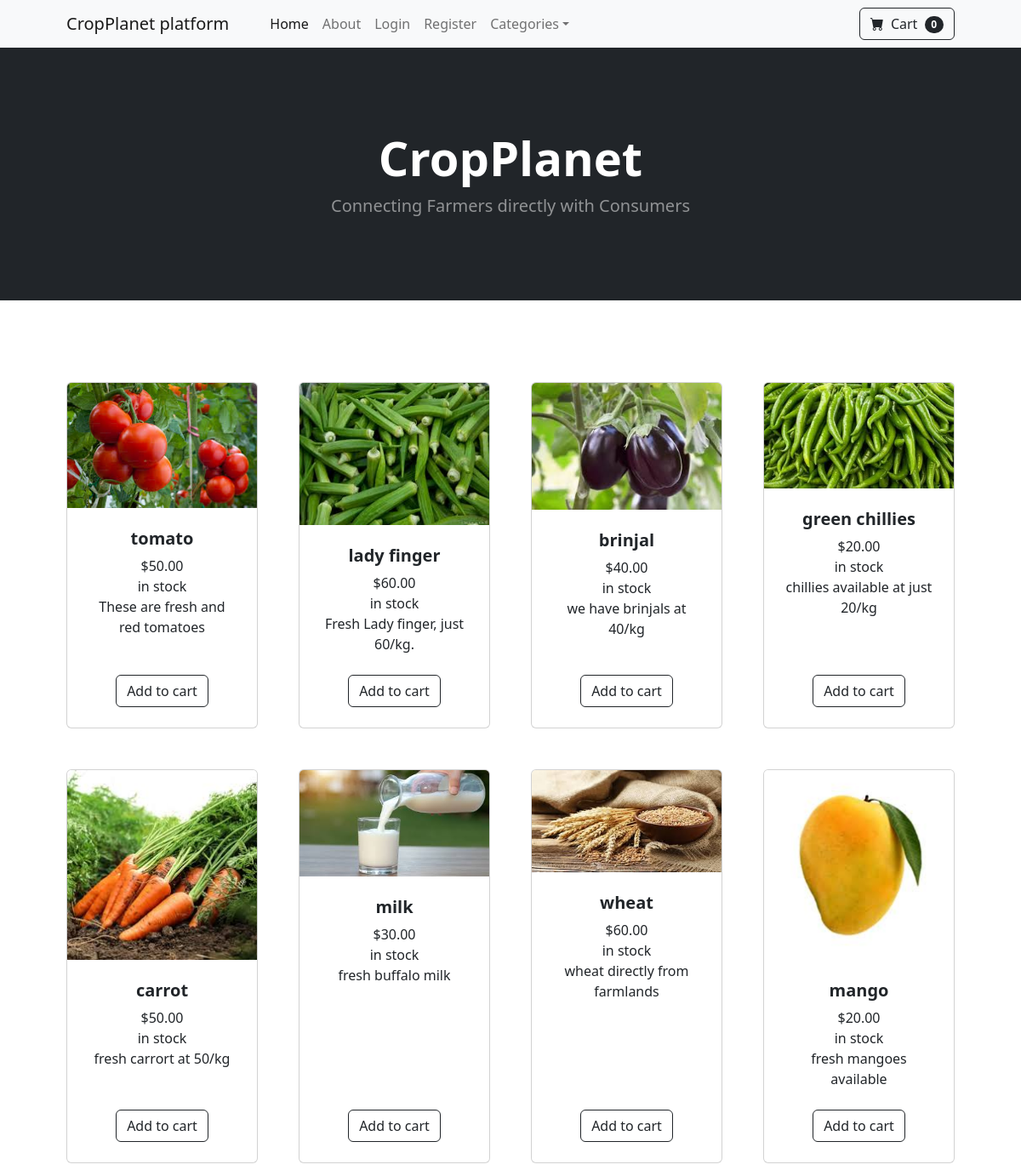
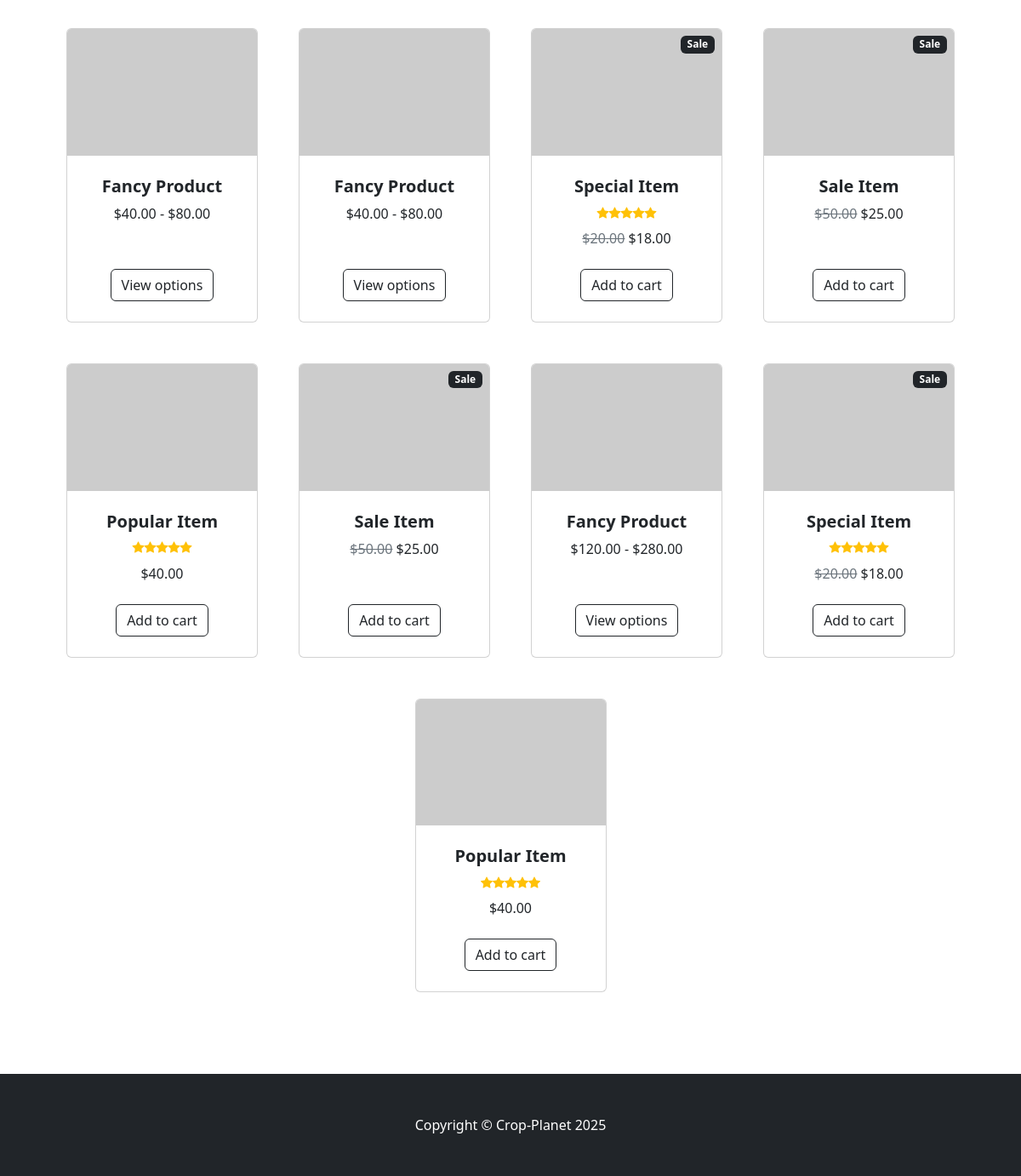
The page / on the database its author committed (2 pictures, top to bottom).
### cropplanet/models.py (models this page shows, shortened)
class Product(models.Model):
    name = models.CharField(max_length=100)
    category = models.ForeignKey(Category, on_delete=models.CASCADE,default=1)
    price = models.DecimalField(max_digits=10, decimal_places=2)
    description = models.TextField(max_length=500, blank=True, default='')
    image = models.ImageField(upload_to='uploads/product/')
    is_sale = models.BooleanField(default=False)
    sale_price = models.DecimalField(max_digits=10, decimal_places=2, null=True, blank=True)

### cropplanet/views.py (the view)
# urls.py: 2. Add a URL to urlpatterns:  path('', views.home, name='home')
def home(request):
    products = Product.objects.all()
    return render(request, 'home.html',{'products': products})

### cart/context_processors.py (called while the page is built)
def cart(request):
    return {'cart': Cart(request)}

### cropplanet/templates/home.html (shortened to what this page needs)
{% extends 'base.html' %}
{% load static %}
        {% block content %}
        <header class="bg-dark py-5">
            <div class="container px-4 px-lg-5 my-5">
                <div class="text-center text-white">
                    <h1 class="display-4 fw-bolder">CropPlanet</h1>
                    <p class="lead fw-normal text-white-50 mb-0">Connecting Farmers directly with Consumers</p>
                </div>
            </div>
        </header>
        <section class="py-5">
            <div class="container px-4 px-lg-5 mt-5">
                <div class="row gx-4 gx-lg-5 row-cols-2 row-cols-md-3 row-cols-xl-4 justify-content-center">
                {% for product in products %}
                    <div class="col mb-5">
                        <div class="card h-100">
                            <img class="card-img-top" src="{{ product.image.url }}" alt="..." />
                            <div class="card-body p-4">
                                <div class="text-center">
                                    <h5 class="fw-bolder">{{ product.name }}</h5>
                                    ${{ product.price }}
                                    <br/>
                                    in stock
                                    <br/>
                                    {{ product.description }}
                                </div>
                            </div>
                            <div class="card-footer p-4 pt-0 border-top-0 bg-transparent">
                                <div class="text-center"><a class="btn btn-outline-dark mt-auto" href="#">Add to cart</a></div>
                            </div>
                        </div>
                    </div>
                {% endfor %}
                <div class="col mb-5">
                        <div class="card h-100">
                            <img class="card-img-top" src="https://dummyimage.com/450x300/dee2e6/6c757d.jpg" alt="..." />
                            <div class="card-body p-4">
                                <div class="text-center">
                                    <h5 class="fw-bolder">Fancy Product</h5>
                                    $40.00 - $80.00
                                </div>
                            </div>
                            <div class="card-footer p-4 pt-0 border-top-0 bg-transparent">
                                <div class="text-center"><a class="btn btn-outline-dark mt-auto" href="#">View options</a></div>
                            </div>
                        </div>
                    </div>
                    <div class="col mb-5">
                        <div class="card h-100">
                            <img class="card-img-top" src="https://dummyimage.com/450x300/dee2e6/6c757d.jpg" alt="..." />
                            <div class="card-body p-4">
                                <div class="text-center">
                                    <h5 class="fw-bolder">Fancy Product</h5>
                                    $40.00 - $80.00
                                </div>
                            </div>
                            <div class="card-footer p-4 pt-0 border-top-0 bg-transparent">
                                <div class="text-center"><a class="btn btn-outline-dark mt-auto" href="#">View options</a></div>
                            </div>
                        </div>
                    </div>
                    <div class="col mb-5">
                        <div class="card h-100">
                            <div class="badge bg-dark text-white position-absolute" style="top: 0.5rem; right: 0.5rem">Sale</div>
                            <img class="card-img-top" src="https://dummyimage.com/450x300/dee2e6/6c757d.jpg" alt="..." />
                            <div class="card-body p-4">
                                <div class="text-center">
                                    <h5 class="fw-bolder">Special Item</h5>
                                    <div class="d-flex justify-content-center small text-warning mb-2">
                                        <div class="bi-star-fill"></div>
                                        <div class="bi-star-fill"></div>
                                        <div class="bi-star-fill"></div>
                                        <div class="bi-star-fill"></div>
                                        <div class="bi-star-fill"></div>
                                    </div>
                                    <span class="text-muted text-decoration-line-through">$20.00</span>
                                    $18.00
                                </div>
                            </div>
                            <div class="card-footer p-4 pt-0 border-top-0 bg-transparent">
                                <div class="text-center"><a class="btn btn-outline-dark mt-auto" href="#">Add to cart</a></div>
                            </div>
                        </div>
                    </div>
                    <div class="col mb-5">
                        <div class="card h-100">
                            <div class="badge bg-dark text-white position-absolute" style="top: 0.5rem; right: 0.5rem">Sale</div>
                            <img class="card-img-top" src="https://dummyimage.com/450x300/dee2e6/6c757d.jpg" alt="..." />
                            <div class="card-body p-4">
                                <div class="text-center">
                                    <h5 class="fw-bolder">Sale Item</h5>
                                    <span class="text-muted text-decoration-line-through">$50.00</span>
                                    $25.00
                                </div>
                            </div>
                            <div class="card-footer p-4 pt-0 border-top-0 bg-transparent">
                                <div class="text-center"><a class="btn btn-outline-dark mt-auto" href="#">Add to cart</a></div>
                            </div>
                        </div>
                    </div>
                    <div class="col mb-5">
                        <div class="card h-100">
                            <img class="card-img-top" src="https://dummyimage.com/450x300/dee2e6/6c757d.jpg" alt="..." />
                            <div class="card-body p-4">
                                <div class="text-center">
                                    <h5 class="fw-bolder">Popular Item</h5>
                                    <div class="d-flex justify-content-center small text-warning mb-2">
                                        <div class="bi-star-fill"></div>
                                        <div class="bi-star-fill"></div>
                                        <div class="bi-star-fill"></div>
                                        <div class="bi-star-fill"></div>
                                        <div class="bi-star-fill"></div>
                                    </div>
                                    $40.00
                                </div>
                            </div>
                            <div class="card-footer p-4 pt-0 border-top-0 bg-transparent">
                                <div class="text-center"><a class="btn btn-outline-dark mt-auto" href="#">Add to cart</a></div>
                            </div>
                        </div>
                    </div>
                    <div class="col mb-5">
                        <div class="card h-100">
                            <div class="badge bg-dark text-white position-absolute" style="top: 0.5rem; right: 0.5rem">Sale</div>
                            <img class="card-img-top" src="https://dummyimage.com/450x300/dee2e6/6c757d.jpg" alt="..." />
                            <div class="card-body p-4">
                                <div class="text-center">
                                    <h5 class="fw-bolder">Sale Item</h5>
                                    <span class="text-muted text-decoration-line-through">$50.00</span>
                                    $25.00
                                </div>
                            </div>
                            <div class="card-footer p-4 pt-0 border-top-0 bg-transparent">
                                <div class="text-center"><a class="btn btn-outline-dark mt-auto" href="#">Add to cart</a></div>
                            </div>
                        </div>
                    </div>
                    <div class="col mb-5">
                        <div class="card h-100">
                            <img class="card-img-top" src="https://dummyimage.com/450x300/dee2e6/6c757d.jpg" alt="..." />
                            <div class="card-body p-4">
                                <div class="text-center">
                                    <h5 class="fw-bolder">Fancy Product</h5>
                                    $120.00 - $280.00
                                </div>
                            </div>
                            <div class="card-footer p-4 pt-0 border-top-0 bg-transparent">
                                <div class="text-center"><a class="btn btn-outline-dark mt-auto" href="#">View options</a></div>
                            </div>
                        </div>
                    </div>
                    <div class="col mb-5">
                        <div class="card h-100">
                            <div class="badge bg-dark text-white position-absolute" style="top: 0.5rem; right: 0.5rem">Sale</div>
                            <img class="card-img-top" src="https://dummyimage.com/450x300/dee2e6/6c757d.jpg" alt="..." />
                            <div class="card-body p-4">
                                <div class="text-center">
                                    <h5 class="fw-bolder">Special Item</h5>
                                    <div class="d-flex justify-content-center small text-warning mb-2">
                                        <div class="bi-star-fill"></div>
                                        <div class="bi-star-fill"></div>
                                        <div class="bi-star-fill"></div>
                                        <div class="bi-star-fill"></div>
                                        <div class="bi-star-fill"></div>
                                    </div>
                                    <span class="text-muted text-decoration-line-through">$20.00</span>
                                    $18.00
                                </div>
                            </div>
                            <div class="card-footer p-4 pt-0 border-top-0 bg-transparent">
                                <div class="text-center"><a class="btn btn-outline-dark mt-auto" href="#">Add to cart</a></div>
                            </div>
                        </div>
                    </div>
                    <div class="col mb-5">
                        <div class="card h-100">
                            <img class="card-img-top" src="https://dummyimage.com/450x300/dee2e6/6c757d.jpg" alt="..." />
                            <div class="card-body p-4">
                                <div class="text-center">
                                    <h5 class="fw-bolder">Popular Item</h5>
                                    <div class="d-flex justify-content-center small text-warning mb-2">
                                        <div class="bi-star-fill"></div>
                                        <div class="bi-star-fill"></div>
                                        <div class="bi-star-fill"></div>
                                        <div class="bi-star-fill"></div>
                                        <div class="bi-star-fill"></div>
                                    </div>
                                    $40.00
                                </div>
                            </div>
                            <div class="card-footer p-4 pt-0 border-top-0 bg-transparent">
                                <div class="text-center"><a class="btn btn-outline-dark mt-auto" href="#">Add to cart</a></div>
                            </div>
                        </div>
                    </div>
                </div>
            </div>
        </section>
        {% endblock %}

### cropplanet/templates/base.html (shortened to what this page needs)
{% load static %}
<!DOCTYPE html>
<html lang="en">
    <head>
        <link href="https://cdn.jsdelivr.net/npm/bootstrap-icons@1.5.0/font/bootstrap-icons.css" rel="stylesheet" />
        <link href="{% static 'css/styles.css' %}" rel="stylesheet" />
    </head>
    <body>
        {% include 'navbar.html' %}
        {% block content %}
        {% endblock %}
        <footer class="py-5 bg-dark">
            <div class="container"><p class="m-0 text-center text-white">Copyright &copy; Crop-Planet 2025</p></div>
        </footer>
    </body>
</html>

### cropplanet/templates/navbar.html (shortened to what this page needs)
 <nav class="navbar navbar-expand-lg navbar-light bg-light">
            <div class="container px-4 px-lg-5">
                <a class="navbar-brand" href="#!">CropPlanet platform</a>
                <div class="collapse navbar-collapse" id="navbarSupportedContent">
                    <ul class="navbar-nav me-auto mb-2 mb-lg-0 ms-lg-4">
                        <li class="nav-item"><a class="nav-link active" aria-current="page" href="#!">Home</a></li>
                        <li class="nav-item"><a class="nav-link" href="{% url 'about' %}">About</a></li>
                        {% if user.is_authenticated %}
                        <li class="nav-item"><a class="nav-link" href="{% url 'logout' %}">Logout</a></li>
                        {% else %}
                        <li class="nav-item"><a class="nav-link" href="{% url 'login' %}">Login</a></li>
                        <li class="nav-item"><a class="nav-link" href="{% url 'register' %}">Register</a></li>
                        {% endif %}
                        <li class="nav-item dropdown">
                            <a class="nav-link dropdown-toggle" id="navbarDropdown" href="#" role="button" data-bs-toggle="dropdown" aria-expanded="false">Categories</a>
                        </li>
                    </ul>
                    <form class="d-flex">
<a href="{% url 'cart_summary' %}" class="btn btn-outline-dark">
    <i class="bi-cart-fill me-1"></i>
                            Cart
                            <span class="badge bg-dark text-white ms-1 rounded-pill">0</span></a>
                    </form>
                </div>
            </div>
        </nav>

### rows shown on the page
Product: image (picture), name "tomato", price "50.00", description "These are fresh and red tomatoes"
Product: image (picture), name "lady finger", price "60.00", description "Fresh Lady finger, just 60/kg."
Product: image (picture), name "brinjal", price "40.00", description "we have brinjals at 40/kg"
Product: image (picture), name "green chillies", price "20.00", description "chillies available at just 20/kg"
Product: image (picture), name "carrot", price "50.00", description "fresh carrort at 50/kg"
Product: image (picture), name "milk", price "30.00", description "fresh buffalo milk"
Product: image (picture), name "wheat", price "60.00", description "wheat directly from farmlands"
Product: image (picture), name "mango", price "20.00", description "fresh mangoes available"
